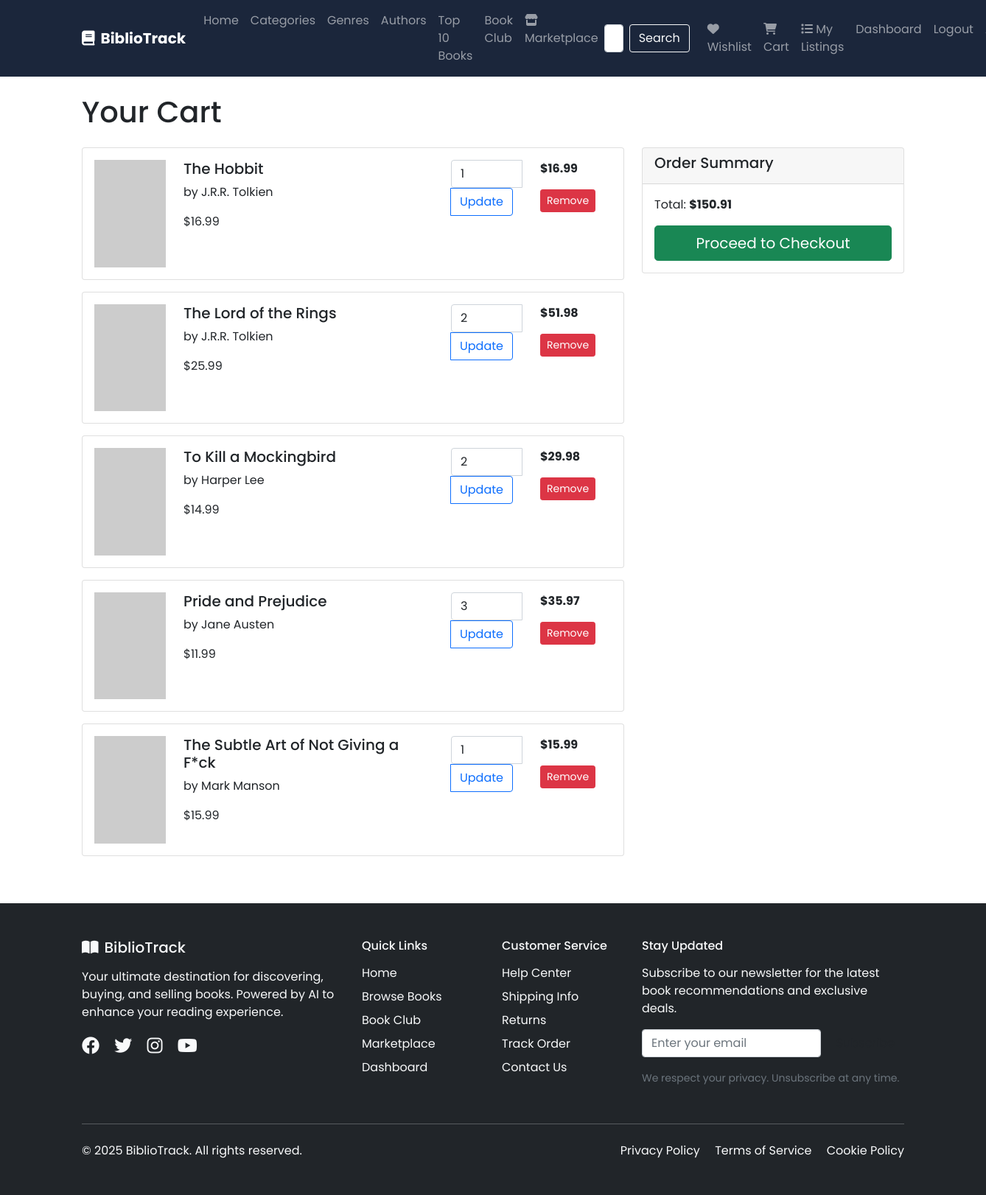
The app's page /cart/ (signed in) with its own data.
### books/models.py (models this page shows, shortened)
class Order(models.Model):
    STATUS_CHOICES = [
        ('cart', 'In Cart'),
        ('pending', 'Pending'),
        ('processing', 'Processing'),
        ('shipped', 'Shipped'),
        ('delivered', 'Delivered'),
        ('cancelled', 'Cancelled'),
    ]
    user = models.ForeignKey(User, on_delete=models.CASCADE)
    book = models.ForeignKey(Book, on_delete=models.CASCADE, null=True, blank=True)
    user_book = models.ForeignKey('UserBook', on_delete=models.CASCADE, null=True, blank=True)
    quantity = models.PositiveIntegerField(default=1)
    status = models.CharField(max_length=20, choices=STATUS_CHOICES, default='cart')
    ordered_at = models.DateTimeField(auto_now_add=True)
    total_price = models.DecimalField(max_digits=10, decimal_places=2, default=0.00)
    razorpay_order_id = models.CharField(max_length=100, blank=True, null=True)
    razorpay_payment_id = models.CharField(max_length=100, blank=True, null=True)
    tracking_id = models.CharField(max_length=100, blank=True, null=True)
    delivery_date = models.DateTimeField(blank=True, null=True)
    shipping_address = models.TextField(blank=True, null=True)

class Book(models.Model):
    title = models.CharField(max_length=200)
    author = models.CharField(max_length=100)
    genre = models.CharField(max_length=50)
    category = models.CharField(max_length=50)
    price = models.DecimalField(max_digits=10, decimal_places=2)
    rating = models.FloatField(default=0.0, validators=[MinValueValidator(0.0), MaxValueValidator(5.0)])
    stock = models.PositiveIntegerField(default=0)
    cover_image_url = models.URLField(blank=True, null=True)
    description = models.TextField(blank=True)
    image_hash = models.CharField(max_length=64, blank=True, null=True)  # Store perceptual hash
    image_features = models.JSONField(blank=True, null=True)  # Store VGG16 features for visual search
    created_at = models.DateTimeField(auto_now_add=True)
    updated_at = models.DateTimeField(auto_now=True)

### books/views.py (the view)
# urls.py: path('cart/', views.cart, name='cart'),
@login_required
def cart(request):
    logger.info(f"Request: {request.method} {request.path}")
    cart_items = Order.objects.filter(user=request.user, status='cart')
    total = sum(item.total_price for item in cart_items)
    return render(request, 'books/cart.html', {
        'cart_items': cart_items,
        'total': total
    })

### books/templates/books/cart.html (shortened to what this page needs)
{% extends 'books/base.html' %}
{% block content %}
<h1 class="mb-4">Your Cart</h1>
{% if cart_items %}
<div class="row">
    <div class="col-md-8">
        {% for item in cart_items %}
        <div class="card mb-3">
            <div class="card-body">
                <div class="row">
                    <div class="col-md-2">
                        <img src="{% if item.book.cover_image %}{{ item.book.cover_image.url }}{% else %}https://via.placeholder.com/100x150?text=Book+Cover{% endif %}" class="img-fluid" alt="{{ item.book.title }}">
                    </div>
                    <div class="col-md-6">
                        <h5>{{ item.book.title }}</h5>
                        <p>by {{ item.book.author }}</p>
                        <p>${{ item.book.price }}</p>
                    </div>
                    <div class="col-md-2">
                        <form method="POST" action="{% url 'update_cart' item.pk %}">
                            <div class="input-group">
                                <input type="number" name="quantity" value="{{ item.quantity }}" min="1" class="form-control">
                                <button type="submit" class="btn btn-outline-primary">Update</button>
                            </div>
                        </form>
                    </div>
                    <div class="col-md-2">
                        <p><strong>${{ item.total_price }}</strong></p>
                        <a href="{% url 'remove_from_cart' item.pk %}" class="btn btn-danger btn-sm">Remove</a>
                    </div>
                </div>
            </div>
        </div>
        {% endfor %}
    </div>
    <div class="col-md-4">
        <div class="card">
            <div class="card-header">
                <h5>Order Summary</h5>
            </div>
            <div class="card-body">
                <p>Total: <strong>${{ total }}</strong></p>
                <a href="{% url 'checkout' %}" class="btn btn-success btn-lg w-100">Proceed to Checkout</a>
            </div>
        </div>
    </div>
</div>
{% else %}
<div class="text-center">
    <h3>Your cart is empty</h3>
    <a href="{% url 'book_list' %}" class="btn btn-primary">Continue Shopping</a>
</div>
{% endif %}
{% endblock %}

### books/templates/books/base.html (style rules this page uses)
body { font-family: 'Poppins', sans-serif; }

### records on screen
Order: book "The Hobbit", book.author "J.R.R. Tolkien", book.price "16.99", quantity "1", total_price "16.99"
Order: book "The Lord of the Rings", book.author "J.R.R. Tolkien", book.price "25.99", quantity "2", total_price "51.98"
Order: book "To Kill a Mockingbird", book.author "Harper Lee", book.price "14.99", quantity "2", total_price "29.98"
Order: book "Pride and Prejudice", book.author "Jane Austen", book.price "11.99", quantity "3", total_price "35.97"
Order: book "The Subtle Art of Not Giving a F*ck", book.author "Mark Manson", book.price "15.99", quantity "1", total_price "15.99"

### other values on screen
{{ total }} "150.91"
